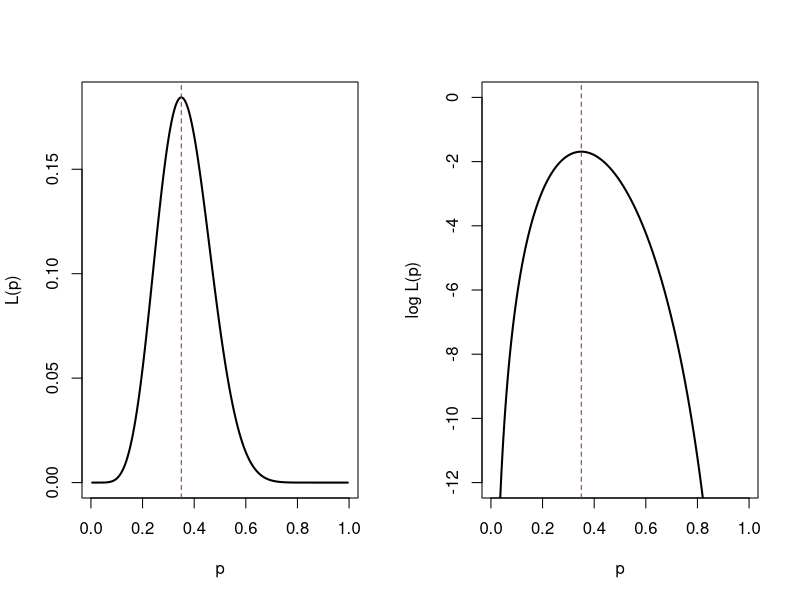
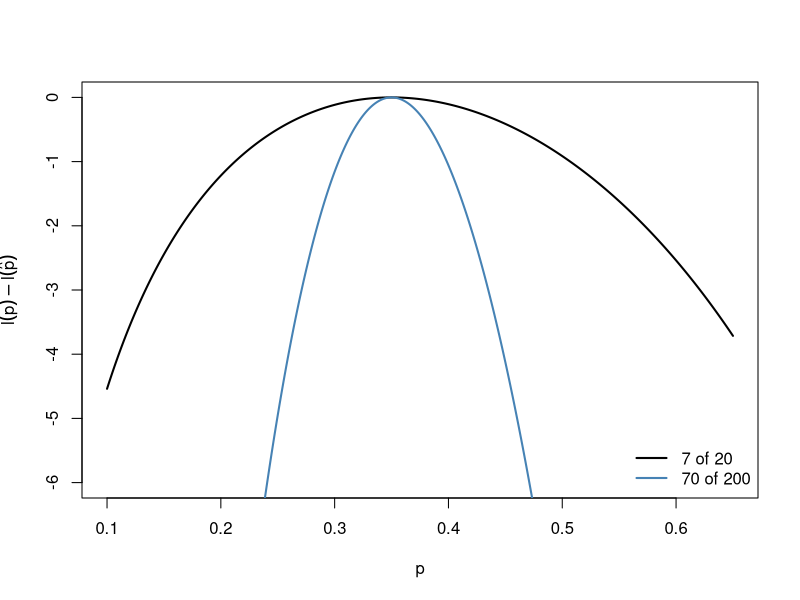
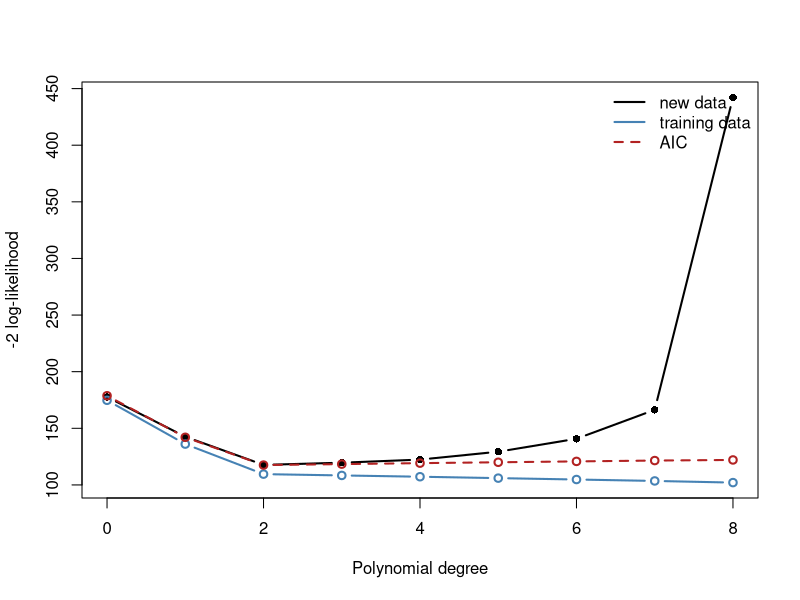

Source code (R) for these figures, in order:
## ---- chunk 1
#| fig-height: 3.8
p <- seq(0.005, 0.995, length.out = 500)
op <- par(mfrow = c(1, 2))
plot(p, dbinom(7, 20, p), type = "l", lwd = 2, xlab = "p", ylab = "L(p)")
abline(v = 7 / 20, lty = 2, col = "firebrick")
plot(p, dbinom(7, 20, p, log = TRUE), type = "l", lwd = 2, ylim = c(-12, 0),
     xlab = "p", ylab = "log L(p)")
abline(v = 7 / 20, lty = 2, col = "firebrick")
par(op)
## ---- chunk 2
set.seed(2026)
x <- runif(40, 0, 10)
y <- 3 + 1.5 * x + rnorm(40, 0, 2)
fit <- lm(y ~ x)

n <- length(y); rss <- sum(resid(fit)^2)
ll_by_hand <- -n / 2 * log(2 * pi * rss / n) - n / 2

c(by_hand = ll_by_hand, logLik_in_R = as.numeric(logLik(fit)))
## ---- chunk 3
nll <- function(par) {
  -sum(dnorm(y, par[1] + par[2] * x, exp(par[3]), log = TRUE))
}
opt <- optim(c(0, 0, 0), nll, method = "BFGS")

rbind(optim = c(opt$par[1:2], sigma = exp(opt$par[3])),
      lm    = c(coef(fit), sqrt(rss / n)))
## ---- chunk 4
#| fig-height: 3.8
ell <- function(p, k, n) k * log(p) + (n - k) * log(1 - p)
p <- seq(0.1, 0.65, length.out = 400)

plot(p, ell(p, 7, 20) - ell(0.35, 7, 20), type = "l", lwd = 2, ylim = c(-6, 0),
     xlab = "p", ylab = expression(l(p) - l(hat(p))))
lines(p, ell(p, 70, 200) - ell(0.35, 70, 200), lwd = 2, col = "steelblue")
legend("bottomright", c("7 of 20", "70 of 200"), col = c("black", "steelblue"),
       lwd = 2, bty = "n")
## ---- chunk 5
set.seed(2026)
n <- 400
dat <- data.frame(cpg1 = rnorm(n), cpg2 = rnorm(n), cpg3 = rnorm(n))
eta <- -0.5 + 1.5 * dat$cpg1 - 1.0 * dat$cpg2
dat$p_true <- plogis(eta)
dat$tumour <- rbinom(n, 1, dat$p_true)
table(dat$tumour)
## ---- chunk 6
X <- cbind(1, dat$cpg1, dat$cpg2, dat$cpg3)
y <- dat$tumour
b <- rep(0, ncol(X))

for (i in 1:7) {
  p <- plogis(drop(X %*% b))
  W <- p * (1 - p)
  info <- t(X) %*% (X * W)            # Fisher information
  grad <- t(X) %*% (y - p)            # gradient of the log-likelihood
  b <- b + solve(info, grad)
  cat(sprintf("iteration %d: log-likelihood %.4f\n", i,
              sum(y * log(p) + (1 - y) * log(1 - p))))
}

fit_glm <- glm(tumour ~ cpg1 + cpg2 + cpg3, data = dat, family = binomial)
round(cbind(newton = drop(b), glm = coef(fit_glm),
            se_newton = sqrt(diag(solve(info))),
            se_glm = summary(fit_glm)$coefficients[, 2]), 3)
## ---- chunk 7
eta  <- 4 / max(eigen(t(X) %*% X)$values)
b_ga <- rep(0, ncol(X))
trace_ga <- list()
for (i in 1:200) {
  b_ga <- b_ga + eta * drop(t(X) %*% (y - plogis(drop(X %*% b_ga))))
  if (i %in% c(7, 50, 200)) trace_ga[[paste0("gradient_ascent_", i)]] <- b_ga
}
out <- rbind(do.call(rbind, trace_ga), newton_7 = drop(b))
colnames(out) <- c("intercept", "cpg1", "cpg2", "cpg3")
round(out, 3)
## ---- chunk 8
logit_dat <- dat[, c("cpg1", "cpg2", "cpg3", "tumour")]
## ---- chunk 9
kl <- function(p, q) sum(ifelse(p > 0, p * log(p / q), 0))

p <- c(A = 0.4, C = 0.1, G = 0.1, T = 0.4)
q <- rep(0.25, 4)

rbind(contribution = p * log(p / q))
c(D_p_q = kl(p, q), D_q_p = kl(q, p))
## ---- chunk 10
kl_bern <- function(a, b) a * log(a / b) + (1 - a) * log((1 - a) / (1 - b))
a <- 0.35
d <- c(0.1, 0.05, 0.01)
round(rbind(exact = kl_bern(a, a + d), approx = 0.5 * d^2 / (a * (1 - a))), 6)
## ---- chunk 11
set.seed(11)
sim_y <- function(x) 2 + 1.5 * x - 0.8 * x^2 + rnorm(length(x))
degs  <- 0:8
n     <- 40
R     <- 500

dev2 <- function(y, mu, s2) -2 * sum(dnorm(y, mu, sqrt(s2), log = TRUE))

train <- test <- aic <- matrix(NA, R, length(degs))
xnew <- runif(2000, -2, 2); ynew <- sim_y(xnew)

for (r in 1:R) {
  x <- runif(n, -2, 2); y <- sim_y(x)
  for (j in seq_along(degs)) {
    d <- degs[j]
    f <- if (d == 0) lm(y ~ 1) else lm(y ~ poly(x, d, raw = TRUE))
    s2 <- sum(resid(f)^2) / n
    mu <- predict(f, newdata = data.frame(x = xnew))
    train[r, j] <- dev2(y, fitted(f), s2)
    test[r, j]  <- dev2(ynew, mu, s2) * n / 2000   # scaled to n observations
    aic[r, j]   <- AIC(f)
  }
}

k <- degs + 2       # coefficients plus the variance
tab <- rbind(degree = degs, k = k,
             training = colMeans(train), new_data = colMeans(test),
             AIC = colMeans(aic), optimism = colMeans(test - train),
             two_k = 2 * k)
round(tab, 1)
## ---- chunk 12
plot(degs, colMeans(test), type = "b", pch = 16, lwd = 2,
     ylim = range(colMeans(train), colMeans(test)),
     xlab = "Polynomial degree", ylab = "-2 log-likelihood")
lines(degs, colMeans(train), type = "b", col = "steelblue", lwd = 2)
lines(degs, colMeans(aic), type = "b", col = "firebrick", lwd = 2, lty = 2)
legend("topright", c("new data", "training data", "AIC"), bty = "n", lwd = 2,
       lty = c(1, 1, 2), col = c("black", "steelblue", "firebrick"))
## ---- chunk 13
set.seed(3)
n_o <- 40; p_o <- 6; sig <- 1
Xo  <- cbind(1, matrix(rnorm(n_o * (p_o - 1)), n_o))
mu  <- drop(Xo %*% rnorm(p_o))
Ho  <- Xo %*% solve(t(Xo) %*% Xo) %*% t(Xo)

gap <- replicate(5000, {
  y_o   <- mu + rnorm(n_o, 0, sig)
  y_hat <- drop(Ho %*% y_o)
  y_new <- mu + rnorm(n_o, 0, sig)
  c(train = sum((y_o - y_hat)^2), new = sum((y_new - y_hat)^2))
})

c(rowMeans(gap), optimism = unname(diff(rowMeans(gap))),
  theory_train = (n_o - p_o) * sig^2, theory_new = (n_o + p_o) * sig^2,
  theory_optimism = 2 * p_o * sig^2)
## ---- chunk 14
set.seed(5)
x <- runif(40, -2, 2); y <- sim_y(x)
models <- lapply(1:5, function(d) lm(y ~ poly(x, d, raw = TRUE)))

a  <- sapply(models, AIC)
dA <- a - min(a)
w  <- exp(-dA / 2) / sum(exp(-dA / 2))

round(rbind(degree = 1:5, k = sapply(models, function(m) attr(logLik(m), "df")),
            AIC = a, delta = dA, weight = w), 2)
